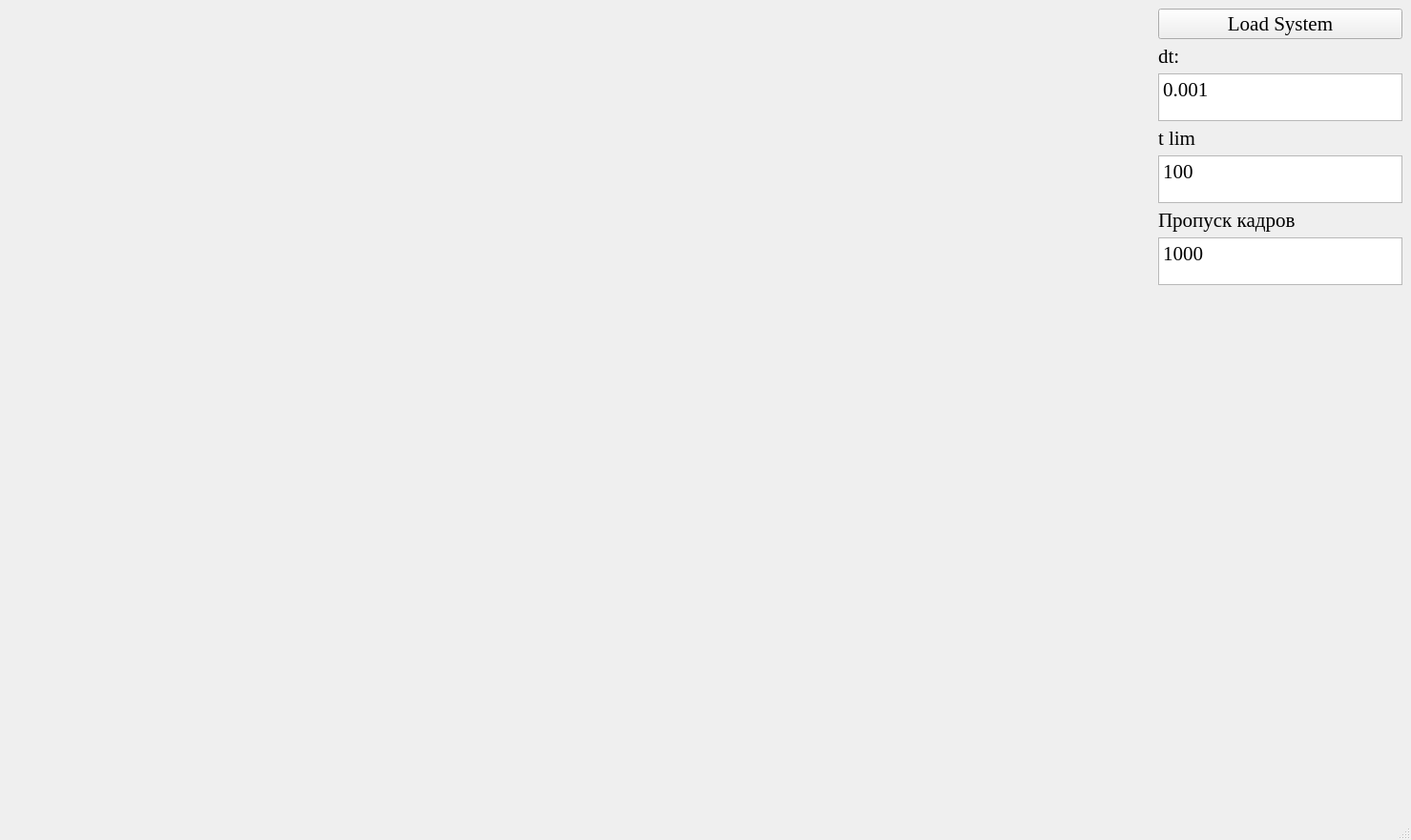
<?xml version="1.0" encoding="UTF-8"?>
<ui version="4.0">
 <class>MainWindow</class>
 <widget class="QMainWindow" name="MainWindow">
  <property name="geometry">
   <rect>
    <x>0</x>
    <y>0</y>
    <width>1479</width>
    <height>881</height>
   </rect>
  </property>
  <property name="font">
   <font>
    <family>Times New Roman</family>
    <pointsize>16</pointsize>
   </font>
  </property>
  <property name="windowTitle">
   <string>Planet System</string>
  </property>
  <widget class="QWidget" name="centralwidget">
   <layout class="QHBoxLayout" name="horizontalLayout">
    <item>
     <widget class="SpaceWidget" name="SpaceWidget" native="true">
      <property name="sizePolicy">
       <sizepolicy hsizetype="Expanding" vsizetype="Expanding">
        <horstretch>0</horstretch>
        <verstretch>0</verstretch>
       </sizepolicy>
      </property>
     </widget>
    </item>
    <item>
     <layout class="QGridLayout" name="gridLayout">
      <item row="1" column="0">
       <widget class="QLabel" name="label">
        <property name="sizePolicy">
         <sizepolicy hsizetype="Minimum" vsizetype="Fixed">
          <horstretch>0</horstretch>
          <verstretch>0</verstretch>
         </sizepolicy>
        </property>
        <property name="text">
         <string>dt:</string>
        </property>
       </widget>
      </item>
      <item row="3" column="0">
       <widget class="QLabel" name="label_2">
        <property name="sizePolicy">
         <sizepolicy hsizetype="Minimum" vsizetype="Fixed">
          <horstretch>0</horstretch>
          <verstretch>0</verstretch>
         </sizepolicy>
        </property>
        <property name="text">
         <string>t lim</string>
        </property>
       </widget>
      </item>
      <item row="0" column="0">
       <widget class="QPushButton" name="LoadSystemButton">
        <property name="sizePolicy">
         <sizepolicy hsizetype="Minimum" vsizetype="Minimum">
          <horstretch>0</horstretch>
          <verstretch>0</verstretch>
         </sizepolicy>
        </property>
        <property name="text">
         <string>Load System</string>
        </property>
       </widget>
      </item>
      <item row="7" column="0">
       <spacer name="verticalSpacer">
        <property name="orientation">
         <enum>Qt::Vertical</enum>
        </property>
        <property name="sizeType">
         <enum>QSizePolicy::Maximum</enum>
        </property>
        <property name="sizeHint" stdset="0">
         <size>
          <width>20</width>
          <height>2000</height>
         </size>
        </property>
       </spacer>
      </item>
      <item row="6" column="0">
       <widget class="QTextEdit" name="cadrSkipField">
        <property name="sizePolicy">
         <sizepolicy hsizetype="Minimum" vsizetype="MinimumExpanding">
          <horstretch>0</horstretch>
          <verstretch>0</verstretch>
         </sizepolicy>
        </property>
        <property name="minimumSize">
         <size>
          <width>0</width>
          <height>50</height>
         </size>
        </property>
        <property name="html">
         <string>&lt;!DOCTYPE HTML PUBLIC &quot;-//W3C//DTD HTML 4.0//EN&quot; &quot;http://www.w3.org/TR/REC-html40/strict.dtd&quot;&gt;
&lt;html&gt;&lt;head&gt;&lt;meta name=&quot;qrichtext&quot; content=&quot;1&quot; /&gt;&lt;style type=&quot;text/css&quot;&gt;
p, li { white-space: pre-wrap; }
&lt;/style&gt;&lt;/head&gt;&lt;body style=&quot; font-family:'Times New Roman'; font-size:16pt; font-weight:400; font-style:normal;&quot;&gt;
&lt;p style=&quot; margin-top:0px; margin-bottom:0px; margin-left:0px; margin-right:0px; -qt-block-indent:0; text-indent:0px;&quot;&gt;1000&lt;/p&gt;&lt;/body&gt;&lt;/html&gt;</string>
        </property>
       </widget>
      </item>
      <item row="4" column="0">
       <widget class="QTextEdit" name="tLimInput">
        <property name="sizePolicy">
         <sizepolicy hsizetype="Minimum" vsizetype="MinimumExpanding">
          <horstretch>0</horstretch>
          <verstretch>0</verstretch>
         </sizepolicy>
        </property>
        <property name="minimumSize">
         <size>
          <width>0</width>
          <height>50</height>
         </size>
        </property>
        <property name="html">
         <string>&lt;!DOCTYPE HTML PUBLIC &quot;-//W3C//DTD HTML 4.0//EN&quot; &quot;http://www.w3.org/TR/REC-html40/strict.dtd&quot;&gt;
&lt;html&gt;&lt;head&gt;&lt;meta name=&quot;qrichtext&quot; content=&quot;1&quot; /&gt;&lt;style type=&quot;text/css&quot;&gt;
p, li { white-space: pre-wrap; }
&lt;/style&gt;&lt;/head&gt;&lt;body style=&quot; font-family:'Times New Roman'; font-size:16pt; font-weight:400; font-style:normal;&quot;&gt;
&lt;p style=&quot; margin-top:0px; margin-bottom:0px; margin-left:0px; margin-right:0px; -qt-block-indent:0; text-indent:0px;&quot;&gt;100&lt;/p&gt;&lt;/body&gt;&lt;/html&gt;</string>
        </property>
       </widget>
      </item>
      <item row="5" column="0">
       <widget class="QLabel" name="label_3">
        <property name="sizePolicy">
         <sizepolicy hsizetype="Minimum" vsizetype="Fixed">
          <horstretch>0</horstretch>
          <verstretch>0</verstretch>
         </sizepolicy>
        </property>
        <property name="text">
         <string>Пропуск кадров</string>
        </property>
       </widget>
      </item>
      <item row="2" column="0">
       <widget class="QTextEdit" name="dtInput">
        <property name="sizePolicy">
         <sizepolicy hsizetype="Minimum" vsizetype="MinimumExpanding">
          <horstretch>0</horstretch>
          <verstretch>0</verstretch>
         </sizepolicy>
        </property>
        <property name="minimumSize">
         <size>
          <width>0</width>
          <height>50</height>
         </size>
        </property>
        <property name="html">
         <string>&lt;!DOCTYPE HTML PUBLIC &quot;-//W3C//DTD HTML 4.0//EN&quot; &quot;http://www.w3.org/TR/REC-html40/strict.dtd&quot;&gt;
&lt;html&gt;&lt;head&gt;&lt;meta name=&quot;qrichtext&quot; content=&quot;1&quot; /&gt;&lt;style type=&quot;text/css&quot;&gt;
p, li { white-space: pre-wrap; }
&lt;/style&gt;&lt;/head&gt;&lt;body style=&quot; font-family:'Times New Roman'; font-size:16pt; font-weight:400; font-style:normal;&quot;&gt;
&lt;p style=&quot; margin-top:0px; margin-bottom:0px; margin-left:0px; margin-right:0px; -qt-block-indent:0; text-indent:0px;&quot;&gt;0.001&lt;/p&gt;&lt;/body&gt;&lt;/html&gt;</string>
        </property>
       </widget>
      </item>
     </layout>
    </item>
   </layout>
  </widget>
  <widget class="QStatusBar" name="statusbar"/>
 </widget>
 <customwidgets>
  <customwidget>
   <class>SpaceWidget</class>
   <extends>QWidget</extends>
   <header location="global">spacewidget.h</header>
   <container>1</container>
  </customwidget>
 </customwidgets>
 <resources/>
 <connections/>
</ui>
